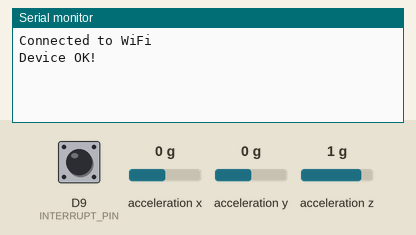
A sketch run on a simulated Arduino Nano 33 IoT. Parts: the last lines printed to the serial monitor. The test bench sets the inputs (shaded band); at power-on: acceleration z 1 g, acceleration y 0 g, D9 (INTERRUPT_PIN) HIGH, acceleration x 0 g. WiFi joins after 1.5 s; servers stay silent unless stated.

Above: at 2.7 s.
2.8 s: acceleration z set to 0 g
At 4.8 s:
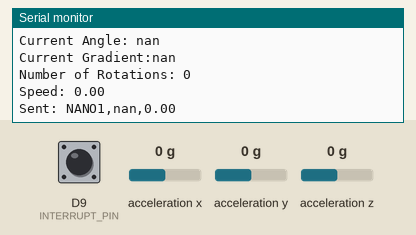
7.6 s: acceleration y set to -1.4 g
At 11.4 s:
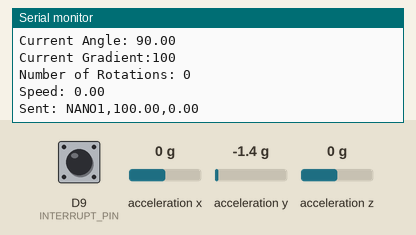
12.4 s: D9 (INTERRUPT_PIN) pulled LOW for 3 s
17.2 s: acceleration y set to 0 g
At 18.0 s:
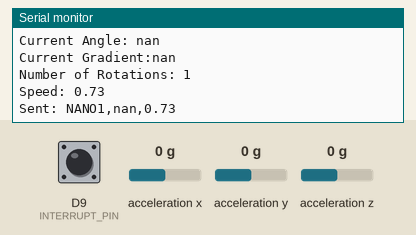

The sketch:

speedandinclination.ino
```cpp
#include <SPI.h>
#include <WiFiNINA.h>
#include "LSM6DS3.h"
#include "Wire.h"

//Variables for recording speed
long currentTime = 0;
long speedTime = 0;

//Create a instance of class LSM6DS3
LSM6DS3 myIMU(I2C_MODE, 0x6A);    //I2C device address 0x6A
const char* ssid = "Bike Computer";
const char* pass = "password";
const char* serverIP = "192.168.4.1";
const int port = 8080;
//Setting up wifi stuff
WiFiClient client;
int val1 = 0;
int val2 = 0;

const int INTERRUPT_PIN = 9;
volatile int no_rotations = 0;
//Interuppt function
void countRotation() {
  no_rotations++;
}

void setup() {
  Serial.begin(9600);
  // Initialize WiFI
  WiFi.begin(ssid, pass);
  Serial.println("\nConnected to WiFi");
    if (myIMU.begin() != 0) {
        Serial.println("Device error");
    } else {
        Serial.println("Device OK!");
    }
    //Attach interrupt
    pinMode(INTERRUPT_PIN, INPUT_PULLUP);
    attachInterrupt(digitalPinToInterrupt(INTERRUPT_PIN), countRotation, RISING);
}

//Function for calculating speed
float calc_speed() {
  long elapsed_time = millis() - speedTime; //Find time since last measurement
  // Serial.println(elapsed_time);
  float speed = (no_rotations * 2.2) / (elapsed_time/1000); //Calculate speed using circumfrence of bike wheel
  speedTime = millis();
  no_rotations = 0; //Reset number of rotations
  return speed;
}


void loop() {
    if(!client.connected()) {
      client.connect(serverIP, port); //If not connect to central unit then connect
    }

    // While the central is connected, keep updating the characteristic
    if (client.connected() && millis() > (currentTime+3500)) {
      currentTime = millis();
      //Get measurements from accelerometer
  float X = myIMU.readFloatAccelX();
    float Y = myIMU.readFloatAccelY();
    float Z = myIMU.readFloatAccelZ();
    float Xm = X * 9.433;
    float Ym = Y * 9.433; //Calibartion coefficient to transform to m/s^2
    float Zm = Z * 9.433;
    float angle = atan(Y/Z) * 180/M_PI; //Calculating the angle
    angle = -1 * angle; //Fliping to maintain orientation
    Serial.print("Current Angle: ");
    Serial.println(angle);
    float gradient = ((angle / 90) * 100); //Gradient percentage is how close we are to vertical
    Serial.print("Current Gradient:");
    Serial.println(gradient, 0);
    Serial.print("Number of Rotations: ");
    Serial.println(no_rotations);
    float speed = calc_speed();
    Serial.print("Speed: ");
    Serial.println(speed);
    String message = "NANO1," + String(gradient) + "," + String(speed) + "\n"; //Send formatted string over WiFi
    client.print(message);
    Serial.print("Sent: ");
    Serial.println(message);
    }
  }
```

Measured:
- after the input at 2.8 s, the serial monitor: prints a new line after 0.70 s (image 1)
- after the input at 7.6 s, the serial monitor: prints a new line after 2.9 s (image 2)
- after the input at 17.2 s, the serial monitor: prints a new line after 0.31 s (image 3)
